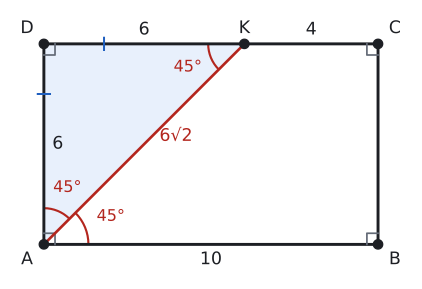

This chart was generated by the following Python code:
import sys; sys.path.insert(0, "tools")
from cizim import *

P = lambda x, y: np.array([float(x), float(y)])
uz = lambda U, V: round(float(np.linalg.norm(U - V)), 4)
def acisi(K, U, V):
    u, v = U - K, V - K
    return round(float(np.degrees(np.arccos(np.dot(u, v) / np.linalg.norm(u) / np.linalg.norm(v)))), 3)
def birim(U, V):
    t = (V - U) / np.linalg.norm(V - U); return t, np.array([-t[1], t[0]])
def ayak(Q, U, V):
    t, _ = birim(U, V); return U + np.dot(Q - U, t) * t
def yansit(Q, U, V):
    return 2 * ayak(Q, U, V) - Q
def kesisim(U1, V1, U2, V2):
    M = np.array([V1 - U1, U2 - V2]).T; s = np.linalg.solve(M, U2 - U1); return U1 + s[0] * (V1 - U1)
def cetik(U, V, n=1, renk=SOLUK, f=0.5):
    M = U + f * (V - U); t, m = birim(U, V)
    for i in range(n):
        c = M + (i - (n - 1) / 2) * 0.2 * S * t
        ax.plot(*zip(c - 0.22 * S * m, c + 0.22 * S * m), color=renk, lw=1.5)
def olcu(U, V, metin, d=0.5, renk=YAZI, fs=13, f=0.5):
    """[UV] üzerinde f oranındaki noktaya, U->V yönünün soluna d*S uzağa yazı (d < 0: sağına)."""
    M = U + f * (V - U); _, m = birim(U, V)
    ax.text(*(M + d * S * m), metin, ha="center", va="center", color=renk, fontsize=fs)
def dik_isareti(K, U, V, r=0.4):
    a_ = (U - K) / np.linalg.norm(U - K) * r * S; b_ = (V - K) / np.linalg.norm(V - K) * r * S
    ax.plot(*zip(K + a_, K + a_ + b_, K + b_), color=SOLUK, lw=1.3)
def harf(Q, metin, dx, dy, renk=YAZI, fs=13):
    ax.text(Q[0] + dx * S, Q[1] + dy * S, metin, ha="center", va="center", color=renk, fontsize=fs)
def cizgi(U, V, renk=YAZI, lw=2.2, ls="-"):
    ax.plot(*zip(U, V), color=renk, lw=lw, ls=ls)
def boya(noktalar, renk):
    ax.add_patch(patches.Polygon(noktalar, closed=True, facecolor=renk, edgecolor="none"))
def yay(K, U, V, r=0.8, renk=MAVI, n=1):
    for i in range(n): aci(ax, K, U, V, r=(r + 0.18 * i) * S, renk=renk)
def yay_yazi(K, U, V, metin, d=1.4, renk=MAVI, fs=12):
    """K köşesindeki U-K-V açısının ortasından d*S uzağa yazı."""
    u = (U - K) / np.linalg.norm(U - K); v = (V - K) / np.linalg.norm(V - K); o = (u + v) / np.linalg.norm(u + v)
    ax.text(*(K + d * S * o), metin, ha="center", va="center", color=renk, fontsize=fs)
def basla(xmin, xmax, ymin, ymax, en=5.5):
    global fig, ax
    fig, ax = sekil(en, en * (ymax - ymin) / (xmax - xmin))
    ax.set_aspect("equal"); ax.axis("off"); ax.set_xlim(xmin, xmax); ax.set_ylim(ymin, ymax)
def dortgen(A, B, C, D, dolgu=None):
    if dolgu: boya([A, B, C, D], dolgu)
    ax.plot(*zip(A, B, C, D, A), color=YAZI)
    for Q in (A, B, C, D): nokta(ax, *Q, "")
def koseler(A, B, C, D, d=0.55):
    O = (A + B + C + D) / 4
    for Q, ad in ((A, "A"), (B, "B"), (C, "C"), (D, "D")):
        y = (Q - O) / np.linalg.norm(Q - O); harf(Q, ad, d * np.sign(y[0]) * 1.1, d * np.sign(y[1]))
def dikdortgen(a, b):
    """A orijinde, [AB] yatay: A, B, C, D."""
    return P(0, 0), P(a, 0), P(a, b), P(0, b)
def dik_koseler(A, B, C, D, r=0.4):
    dik_isareti(A, B, D, r); dik_isareti(B, C, A, r); dik_isareti(C, D, B, r); dik_isareti(D, A, C, r)
def cerceve(noktalar, kenar=1.2):
    xs = [q[0] for q in noktalar]; ys = [q[1] for q in noktalar]
    return min(xs) - kenar * S, max(xs) + kenar * S, min(ys) - kenar * S, max(ys) + kenar * S

# Örnek 4: |AB| = 10, |AD| = 6; A'nın açıortayı [DC]'yi K'de keser: |DK| = 6, |KC| = 4, |AK| = 6√2.
A, B, C, D = dikdortgen(10, 6); K = P(6, 6)
S = 10 / 12
print("DAK", acisi(A, D, K), "KAB", acisi(A, K, B), "AKD", acisi(K, A, D), "AKC", acisi(K, A, C), "DK", uz(D, K), "KC", uz(K, C), "AK", uz(A, K), 6 * np.sqrt(2))
basla(*cerceve([A, B, C, D], 1.3), en=5.5)
boya([A, D, K], MAVI_ACIK)
dortgen(A, B, C, D); koseler(A, B, C, D); dik_koseler(A, B, C, D, 0.4)
cizgi(A, K, KIRMIZI, 2.0)
nokta(ax, *K, ""); harf(K, "K", 0, 0.55)
yay(A, D, K, 1.3, KIRMIZI); yay_yazi(A, D, K, "45°", 2.2, KIRMIZI)
yay(A, K, B, 1.6, KIRMIZI); yay_yazi(A, K, B, "45°", 2.6, KIRMIZI)
yay(K, A, D, 1.3, KIRMIZI); yay_yazi(K, A, D, "45°", 2.2, KIRMIZI)
olcu(D, A, "6", 0.5); olcu(D, K, "6", 0.5); olcu(K, C, "4", 0.5); olcu(A, B, "10", -0.55)
olcu(A, K, "6√2", -0.6, KIRMIZI, f=0.6)
cetik(A, D, 1, MAVI, 0.75); cetik(D, K, 1, MAVI, 0.3)
kaydet(fig, __file__)
